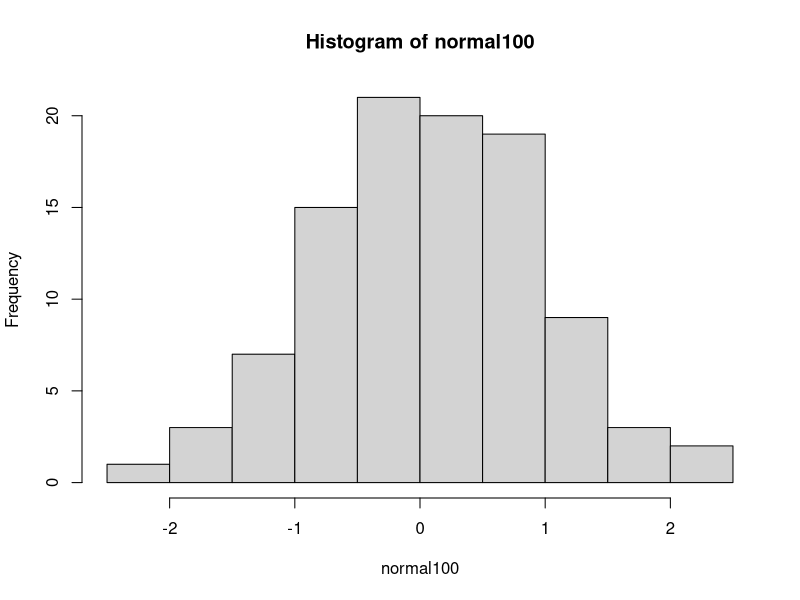
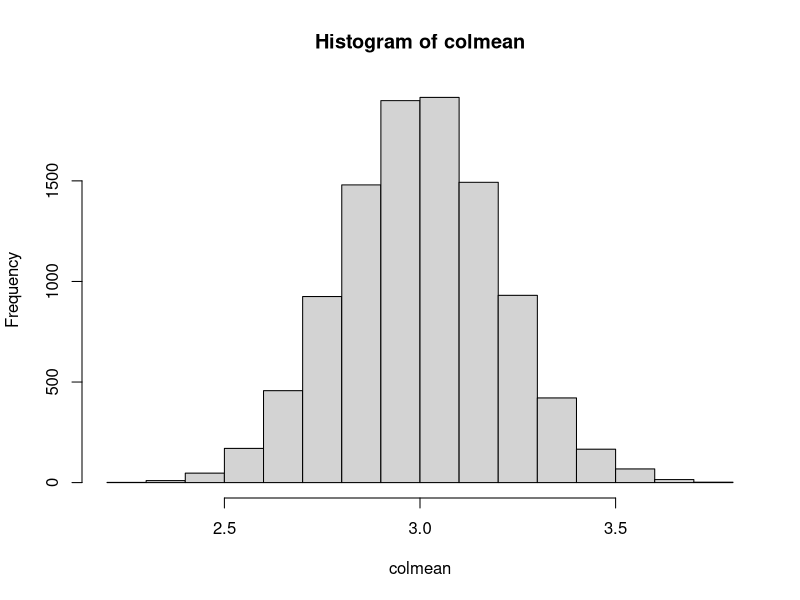

Write R code to recreate these figures, in order.
## ---- chunk 1
set.seed(1) # Please don't remove this code!
## ---- chunk 2
rnorm(n = 5, mean = 10, sd = 3)
## ---- chunk 3
# Generate 100 random number from standard normal distribution.
  normal100 <- rnorm(n=100, mean=0, sd=1)
# Calculate the mean and standard deviation.
  mean=mean(normal100)
  sd=sd(normal100)

## ---- chunk 4
#Genertate histogram for 100 numbers.  
hist(normal100)
## ---- chunk 5
#Generate 10,1000,10000,100000 numbers from standard normal distribution respectively.  
normal10=rnorm(10,0,1)
normal1000=rnorm(1000,0,1)
normal10000=rnorm(10000,0,1)
normal100000=rnorm(100000,0,1)
## ---- chunk 6
#Calculate means of datasets and group them into sample_means.
sample_means<-c(mean(normal10),mean(normal100),mean(normal1000),mean(normal10000),mean(normal100000))
print(sample_means)

#Check the length of 
length(sample_means)
## ---- chunk 7
#Generate 1 million random numbers from normal distribution
normal1mil=rnorm(1000000,3,2)

#Calculate the mean and sd; print them out
mean=mean(normal1mil)
sd=sd(normal1mil)
print(mean)
print(sd)
## ---- chunk 8
#Generate logical list as filter fit
fit=c(normal1mil>3)

#use fit logical list to filter out and get entries greater than 3 
fit=normal1mil[fit]
## ---- chunk 9
#Generate matrix
normal1mil_mat=matrix(normal1mil,nrow=100,ncol=10000)
## ---- chunk 10
#Calculate the mean
mean(normal1mil_mat[,1234])
## ---- chunk 11
#Using ColumSums and ColMeans to get the column means list
colmean1=colMeans(normal1mil_mat,na.rm=FALSE,dims=1)
colmean=colSums(normal1mil_mat,na.rm=FALSE,dims=1)/100
## ---- chunk 12
#Generate histogram
hist(colmean)
sd(colmean)
